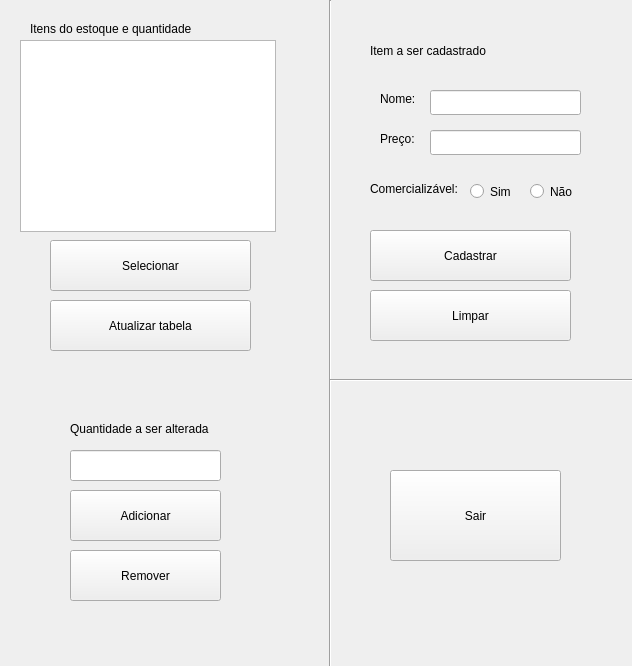
<?xml version="1.0" encoding="UTF-8"?>
<ui version="4.0">
 <class>Estoque</class>
 <widget class="QWidget" name="Estoque">
  <property name="geometry">
   <rect>
    <x>0</x>
    <y>0</y>
    <width>632</width>
    <height>666</height>
   </rect>
  </property>
  <property name="windowTitle">
   <string>Form</string>
  </property>
  <widget class="QLabel" name="label">
   <property name="geometry">
    <rect>
     <x>30</x>
     <y>20</y>
     <width>171</width>
     <height>17</height>
    </rect>
   </property>
   <property name="text">
    <string>Itens do estoque e quantidade</string>
   </property>
  </widget>
  <widget class="QListView" name="listView">
   <property name="geometry">
    <rect>
     <x>20</x>
     <y>40</y>
     <width>256</width>
     <height>192</height>
    </rect>
   </property>
  </widget>
  <widget class="QPushButton" name="pushButton">
   <property name="geometry">
    <rect>
     <x>50</x>
     <y>240</y>
     <width>201</width>
     <height>51</height>
    </rect>
   </property>
   <property name="text">
    <string>Selecionar</string>
   </property>
  </widget>
  <widget class="QLabel" name="label_2">
   <property name="geometry">
    <rect>
     <x>70</x>
     <y>420</y>
     <width>151</width>
     <height>17</height>
    </rect>
   </property>
   <property name="text">
    <string>Quantidade a ser alterada</string>
   </property>
  </widget>
  <widget class="QLineEdit" name="lineEdit">
   <property name="geometry">
    <rect>
     <x>70</x>
     <y>450</y>
     <width>151</width>
     <height>31</height>
    </rect>
   </property>
  </widget>
  <widget class="QPushButton" name="pushButton_2">
   <property name="geometry">
    <rect>
     <x>70</x>
     <y>490</y>
     <width>151</width>
     <height>51</height>
    </rect>
   </property>
   <property name="text">
    <string>Adicionar</string>
   </property>
  </widget>
  <widget class="QPushButton" name="pushButton_4">
   <property name="geometry">
    <rect>
     <x>50</x>
     <y>300</y>
     <width>201</width>
     <height>51</height>
    </rect>
   </property>
   <property name="text">
    <string>Atualizar tabela</string>
   </property>
  </widget>
  <widget class="QPushButton" name="pushButton_3">
   <property name="geometry">
    <rect>
     <x>70</x>
     <y>550</y>
     <width>151</width>
     <height>51</height>
    </rect>
   </property>
   <property name="text">
    <string>Remover</string>
   </property>
  </widget>
  <widget class="Line" name="line">
   <property name="geometry">
    <rect>
     <x>320</x>
     <y>0</y>
     <width>20</width>
     <height>671</height>
    </rect>
   </property>
   <property name="orientation">
    <enum>Qt::Vertical</enum>
   </property>
  </widget>
  <widget class="QLabel" name="label_3">
   <property name="geometry">
    <rect>
     <x>370</x>
     <y>40</y>
     <width>221</width>
     <height>21</height>
    </rect>
   </property>
   <property name="text">
    <string>Item a ser cadastrado</string>
   </property>
  </widget>
  <widget class="QLabel" name="label_4">
   <property name="geometry">
    <rect>
     <x>380</x>
     <y>90</y>
     <width>54</width>
     <height>17</height>
    </rect>
   </property>
   <property name="text">
    <string>Nome:</string>
   </property>
  </widget>
  <widget class="QLineEdit" name="lineEdit_2">
   <property name="geometry">
    <rect>
     <x>430</x>
     <y>90</y>
     <width>151</width>
     <height>25</height>
    </rect>
   </property>
  </widget>
  <widget class="QLabel" name="label_5">
   <property name="geometry">
    <rect>
     <x>380</x>
     <y>130</y>
     <width>54</width>
     <height>17</height>
    </rect>
   </property>
   <property name="text">
    <string>Preço:</string>
   </property>
  </widget>
  <widget class="QLineEdit" name="lineEdit_3">
   <property name="geometry">
    <rect>
     <x>430</x>
     <y>130</y>
     <width>151</width>
     <height>25</height>
    </rect>
   </property>
  </widget>
  <widget class="QLabel" name="label_6">
   <property name="geometry">
    <rect>
     <x>370</x>
     <y>180</y>
     <width>101</width>
     <height>17</height>
    </rect>
   </property>
   <property name="text">
    <string>Comercializável:</string>
   </property>
  </widget>
  <widget class="QRadioButton" name="radioButton">
   <property name="geometry">
    <rect>
     <x>470</x>
     <y>180</y>
     <width>96</width>
     <height>23</height>
    </rect>
   </property>
   <property name="text">
    <string>Sim</string>
   </property>
  </widget>
  <widget class="QRadioButton" name="radioButton_2">
   <property name="geometry">
    <rect>
     <x>530</x>
     <y>180</y>
     <width>96</width>
     <height>23</height>
    </rect>
   </property>
   <property name="text">
    <string>Não</string>
   </property>
  </widget>
  <widget class="QPushButton" name="pushButton_5">
   <property name="geometry">
    <rect>
     <x>370</x>
     <y>230</y>
     <width>201</width>
     <height>51</height>
    </rect>
   </property>
   <property name="text">
    <string>Cadastrar</string>
   </property>
  </widget>
  <widget class="QPushButton" name="pushButton_6">
   <property name="geometry">
    <rect>
     <x>370</x>
     <y>290</y>
     <width>201</width>
     <height>51</height>
    </rect>
   </property>
   <property name="text">
    <string>Limpar</string>
   </property>
  </widget>
  <widget class="Line" name="line_2">
   <property name="geometry">
    <rect>
     <x>330</x>
     <y>370</y>
     <width>311</width>
     <height>20</height>
    </rect>
   </property>
   <property name="orientation">
    <enum>Qt::Horizontal</enum>
   </property>
  </widget>
  <widget class="QPushButton" name="pushButton_7">
   <property name="geometry">
    <rect>
     <x>390</x>
     <y>470</y>
     <width>171</width>
     <height>91</height>
    </rect>
   </property>
   <property name="text">
    <string>Sair</string>
   </property>
  </widget>
 </widget>
 <resources/>
 <connections/>
</ui>
